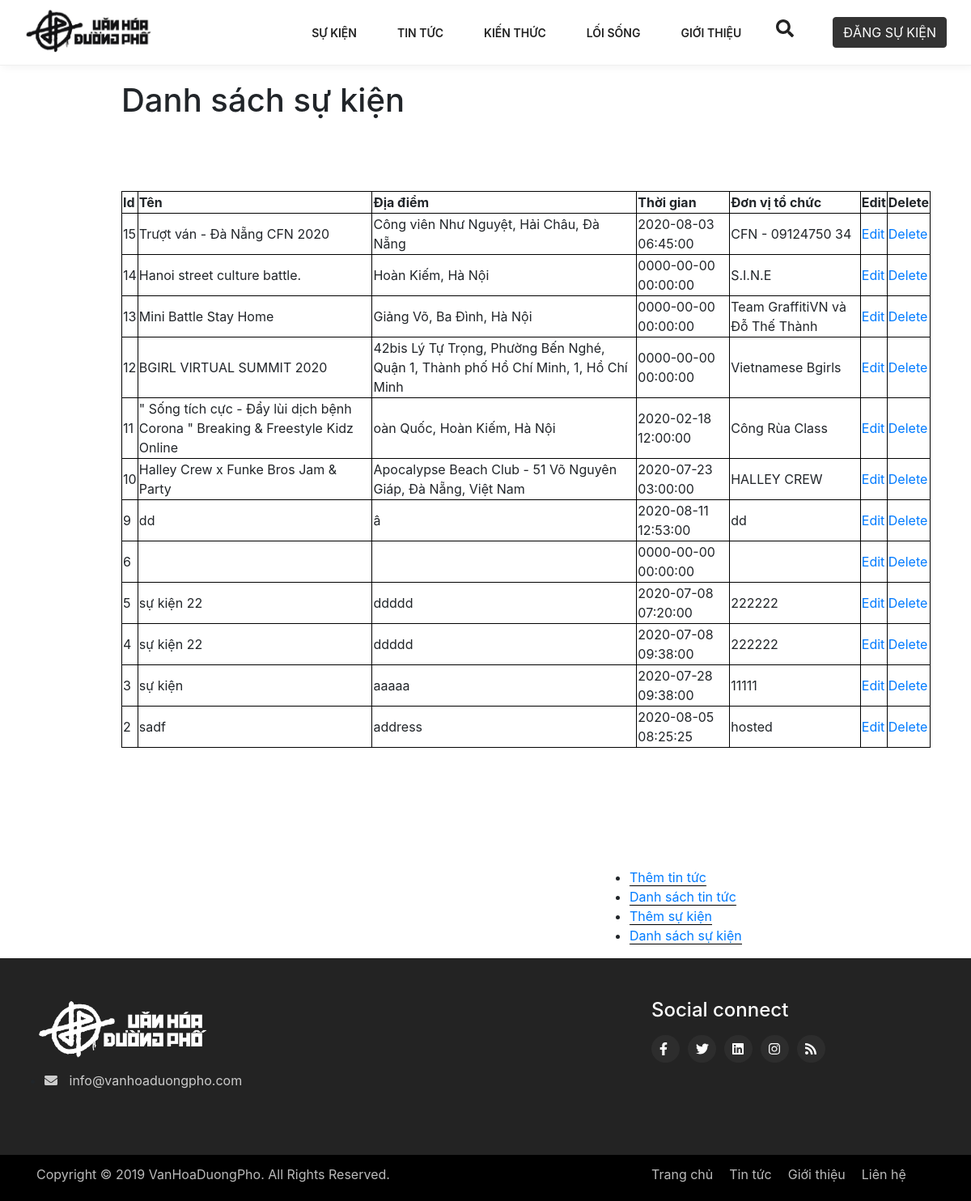
/search_event.php, run on the app's committed database.
### tables this page shows
CREATE TABLE `event` (
  `id` int(50) NOT NULL,
  `name` varchar(100) NOT NULL,
  `date` timestamp NOT NULL DEFAULT current_timestamp(),
  `image` varchar(200) NOT NULL,
  `content` varchar(5000) NOT NULL,
  `host` varchar(200) NOT NULL,
  `address` varchar(100) NOT NULL
);

### lib_db.php (called while the page is built, shortened)
<?php
global $link;
function select_list($sql){
	return exec_select($sql);
}
function exec_select($sql){
	global $link;
	$ret = isset($ret) ? $ret : array();
	$res = $link->query($sql);
	$err = mysqli_error($link);
	if ($res ){
		while( $row = $res->fetch_array(MYSQLI_ASSOC) )
		{
			$ret[]= $row ;
		}
	}
	return $ret;
}

### search_event.php (the view, shortened to what this page needs)
<?php
	include 'lib_db.php';
	$sql="SELECT * FROM event order by id desc";
	$data1 = select_list($sql);
?>
<!DOCTYPE html>
<html lang="en">
<head>
    <link rel="stylesheet" type="text/css" href="style/css-bootstrap/bootstrap.min.css">
    <link rel="stylesheet" type="text/css" href="style/css-fa/all.min.css">
    <link rel="stylesheet" type="text/css" href="style/style.css">
</head>
<body>
    <div class="container-fluid header">
        <div class="row">
            <div class="container">
                <div class="row">
                    <div class="col-lg-2 logo">
                        <div class="row">
                            <a href="index.php">
                                <img src="images/streetculturevn.png"></a>
                        </div>
                    </div>
                    <div class="col-lg-10 mb-nav">
                        <div class="row">
                            <nav class="navbar navbar-expand-lg w-100">
                                <div class="collapse navbar-collapse w-100" id="navbarHeader">
                                    <ul class="navbar-nav mr-auto mt-2 mt-lg-0 textHeader w-100">
                                        <li class="nav-item active">
                                            <a class="nav-link" href="su_kien.php">Sự Kiện</a>
                                        </li>
                                        <li class="nav-item">
                                            <a class="nav-link" href="tin_tuc.php">Tin Tức</a>
                                        </li>
                                        <li class="nav-item">
                                            <a class="nav-link" href="kien_thuc.php">Kiến Thức</a>
                                        </li>
                                        <li class="nav-item">
                                            <a class="nav-link" href="loi_song.php">Lối Sống</a>
                                        </li>
                                        <li class="nav-item">
                                            <a class="nav-link" href="gioi_thieu.php">Giới Thiệu</a>
                                        </li>
                                        <a class="btn search-btn" data-toggle="collapse" href="#collapseSearch"
                                            role="button" aria-expanded="false" aria-controls="collapseSearch">
                                            <i class="fas fa-search"></i>
                                        </a>
                                        <li class="nav-item">
                                            <button type="button" class="btn btn-black">Đăng sự kiện</button>
                                        </li>
                                    </ul>
                                </div>
                            </nav>
                        </div>
                    </div>
                </div>
            </div>
        </div>
    </div>
    <div class="travel-content">
        <div class="travel-content-main">
            <h1>Danh sách sự kiện</h1>
            <br />
            <table>
                <tr>
                    <th>Id</th>
                    <th>Tên</th>
                    <th>Địa điểm</th>
                    <th>Thời gian</th>
                    <th>Đơn vị tổ chức </th>
                    <th>Edit</th>
                    <th>Delete</th>
                </tr>
                <?php foreach ($data1 as $item) {
				?>
                <tr>
                    <td><?php echo $item['id'];?></td>
                    <td><?php echo $item['name'];?></td>
                    <td><?php echo $item['address'];?></td>
                    <td><?php echo $item['date'];?></td>
                    <td><?php echo $item['host'];?></td>
                    <td><a href="edit_event.php?id=<?php echo $item['id'];?>">Edit</a></td>
                    <td><a href="del_event_exec.php?id=<?php echo $item['id'];?>">Delete</a></td>
                </tr>
                <?php } ?>
            </table>
            <br />
            <br />
        </div>
        <div class="travel-content-right">
            <ul>
                <li><a href="add.php">Thêm tin tức</a></li>
                <li><a href="search.php">Danh sách tin tức</a></li>
                <li><a href="add_event.php">Thêm sự kiện</a></li>
                <li><a href="search_event.php">Danh sách sự kiện</a></li>
            </ul>
        </div>
    </div>
    <footer class="container-fluid footer-area">
        <div class="row ">
            <div class="container">
                <div class="row">
                    <div class="col-lg-4 logo-ft">
                        <a href="index.php">
                            <img src="images/logo-white.png">
                        </a>
                        <div class="contact-info mt-3">
                            <ul>
                                <li>
                                    <i class="fas fa-envelope"></i>
                                    <a class="my-mail" href="mailto:info@vanhoaduongpho.com"
                                        target="_blank">info@vanhoaduongpho.com</a>
                                </li>
                            </ul>
                        </div>
                    </div>
                    <div class="col-lg-4 offset-4 social-ft">
                        <h4>Social connect</h4>
                        <div class="social-connect-dm mt-3">
                            <ul>
                                <li>
                                    <a href="#">
                                        <i class="fab fa-facebook-f"></i>
                                    </a>
                                </li>
                                <li>
                                    <a href="#">
                                        <i class="fab fa-twitter"></i>
                                    </a>
                                </li>
                                <li>
                                    <a href="#">
                                        <i class="fab fa-linkedin"></i>
                                    </a>
                                </li>
                                <li>
                                    <a href="#">
                                        <i class="fab fa-instagram"></i>
                                    </a>
                                </li>
                                <li>
                                    <a href="#">
                                        <i class="fas fa-rss"></i>
                                    </a>
                                </li>
                            </ul>
                        </div>
                    </div>
                </div>
            </div>
            <div class="copyright-area">
                <div class="container">
                    <div class="row align-items-center">
                        <div class="col-lg-6">
                            <p>Copyright © 2019 VanHoaDuongPho. All Rights Reserved.</p>
                        </div>
                        <div class="col-lg-4 offset-2">
                            <ul class="footer-nav">
                                <li><a href="/">Trang chủ</a></li>
                                <li><a href="https://vanhoaduongpho.com/tin-tuc">Tin tức</a></li>
                                <li><a href="https://vanhoaduongpho.com/gioi-thieu">Giới thiệu</a></li>
                                <li><a href="https://vanhoaduongpho.com/lien-he">Liên hệ</a></li>
                            </ul>
                        </div>
                    </div>
                </div>
            </div>
        </div>
    </footer>
</body>
</html>

### style/style.css (style rules this page uses)
.header { border-bottom: 1px solid #efefef; box-shadow: 3px 2px 10px rgba(0,0,0,.05); min-height: 75px; display: inline-block; width: 100%; position: fixed; z-index: 999; background-color: #fff; }
.logo { display: inline-block; }
.logo img { display: block; max-width: 158px; padding: 10px 0; }
.container { background: transparent; }
.btn.btn-black { color: #fff; background-color: #333; border-color: #333; font-weight: normal; text-transform: uppercase; width: 90%; margin: 3px 0; }
button.btn.btn-black { margin-left: 30px; width: 100%; height: 38px; }
.navbar li.nav-item { display: flex; align-items: center; }
ul.navbar-nav.mr-auto.mt-2.mt-lg-0.textHeader.w-100 { display: flex; justify-content: flex-end; }
nav.navbar.navbar-expand-lg.w-100 { padding: 0px; margin: 0; min-height: 80px; }
.textHeader a { font-weight: 600; font-size: 14px; color: #222; text-transform: uppercase; padding: 0; margin: 0 17px; }
a.btn.search-btn { font-size: 22px; }
.footer-area { background-color: #232323; display: inline-block; min-height: 300px; padding-top: 50px; position: relative; }
.footer-area .logo-ft img { max-width: 212px; }
svg.svg-inline--fa.fa-envelope { color: #ccc; margin-right: 10px; }
a.my-mail { color: #ccc; }
.contact-info ul { padding-left: 10px; }
.social-ft h4 { color: #fff; }
.social-connect-dm ul { display: flex; padding-left: 0; }
.social-connect-dm ul li a svg { display: inline-block; font-size: medium; color: #fff; }
.social-connect-dm ul li { list-style-type: none; background: #2d2d2d; margin-right: 10px; padding: 5px 10px; border-radius: 999px; width: 35px; }
.copyright-area { display: inline-block; width: 100%; background: #000; position: absolute; bottom: 0; height: 19%; padding-top: 1%; }
.copyright-area p { color: #bbb; }
.copyright-area ul { display: flex; list-style-type: none; padding:0; }
.copyright-area ul li a { color: #bbb; margin-right: 20px; }
.travel-content-main { margin-top: 100px; float:left; width:636px; margin-left:150px; }
.travel-content-right { margin-top: 100px; float:right; width:312px; margin-right:150px; }
.travel-content-right ul li a { border-bottom: 1px solid black; }
th { border: 1px solid black; }
table { border-collapse: collapse; width: 1000px; margin-top: 56px; }
td { border: 1px solid black; }

### data on the page
event: id "15", name "Trượt ván - Đà Nẵng CFN 2020", address "Công viên Như Nguyệt, Hải Châu, Đà Nẵng", date "2020-08-03 06:45:00", host "CFN - 09124750 34"
event: id "14", name "Hanoi street culture battle.", address "Hoàn Kiếm, Hà Nội", date "0000-00-00 00:00:00", host "S.I.N.E"
event: id "13", name "Mini Battle Stay Home", address "Giảng Võ, Ba Đình, Hà Nội", date "0000-00-00 00:00:00", host "Team GraffitiVN và Đỗ Thế Thành"
event: id "12", name "BGIRL VIRTUAL SUMMIT 2020", address "42bis Lý Tự Trọng, Phường Bến Nghé, Quận 1, Thành phố Hồ Chí Minh, 1, Hồ Chí Minh", date "0000-00-00 00:00:00", host "Vietnamese Bgirls"
event: id "11", name "\" Sống tích cực - Đẩy lùi dịch bệnh Corona \" Breaking & Freestyle Kidz Online", address "oàn Quốc, Hoàn Kiếm, Hà Nội", date "2020-02-18 12:00:00", host "Công Rùa Class"
event: id "10", name "Halley Crew x Funke Bros Jam & Party", address "Apocalypse Beach Club - 51 Võ Nguyên Giáp, Đà Nẵng, Việt Nam", date "2020-07-23 03:00:00", host "HALLEY CREW"
event: id "9", name "dd", address "â", date "2020-08-11 12:53:00", host "dd"
event: id "6", date "0000-00-00 00:00:00"
event: id "5", name "sự kiện 22", address "ddddd", date "2020-07-08 07:20:00", host "222222"
event: id "4", name "sự kiện 22", address "ddddd", date "2020-07-08 09:38:00", host "222222"
event: id "3", name "sự kiện", address "aaaaa", date "2020-07-28 09:38:00", host "11111"
event: id "2", name "sadf", address "address", date "2020-08-05 08:25:25", host "hosted"
